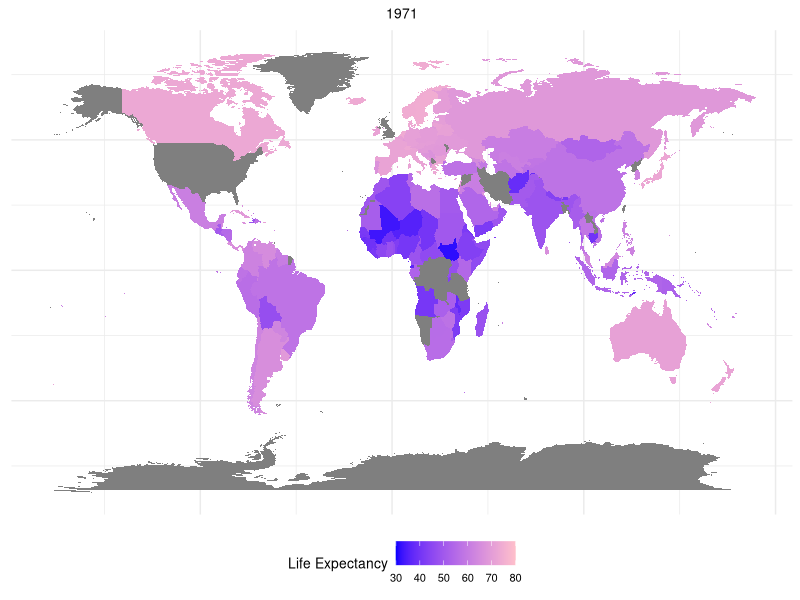
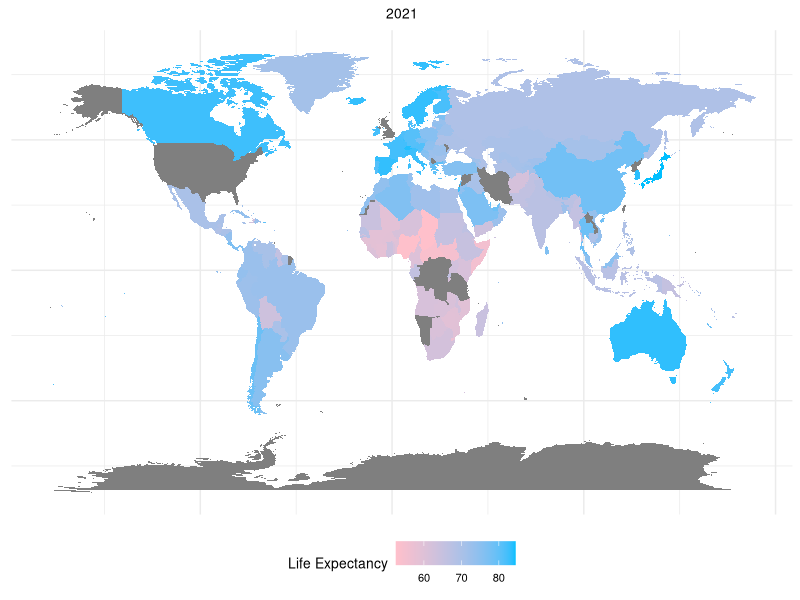
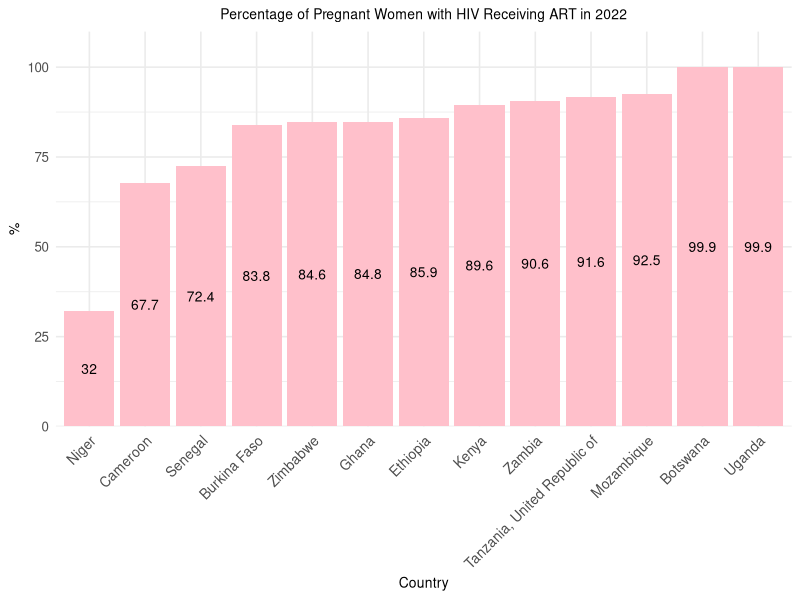
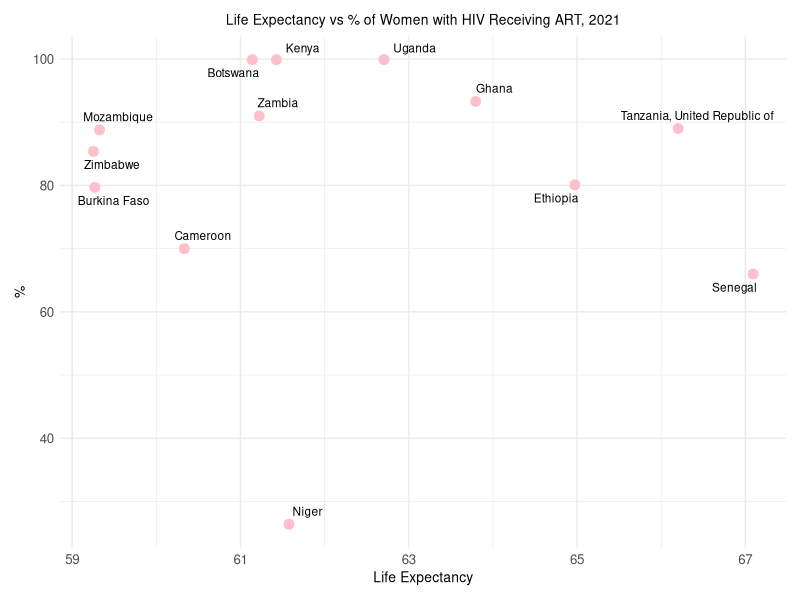
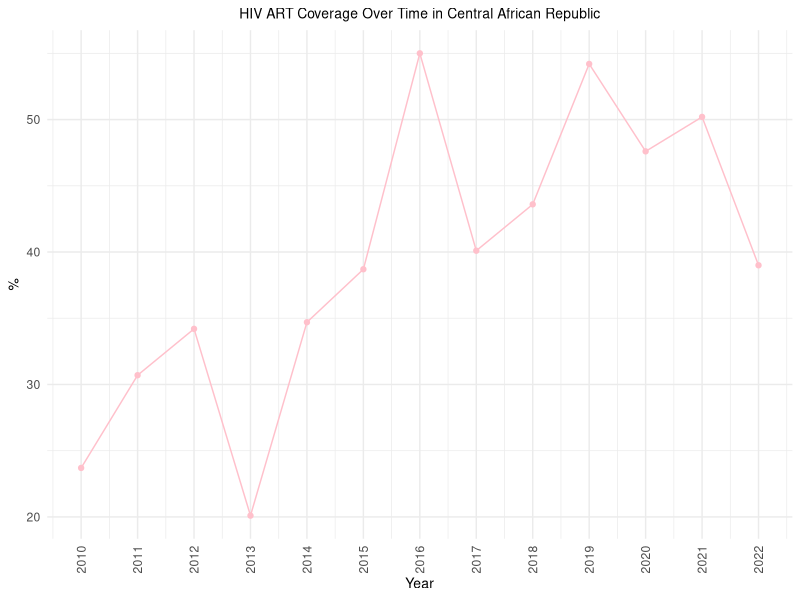
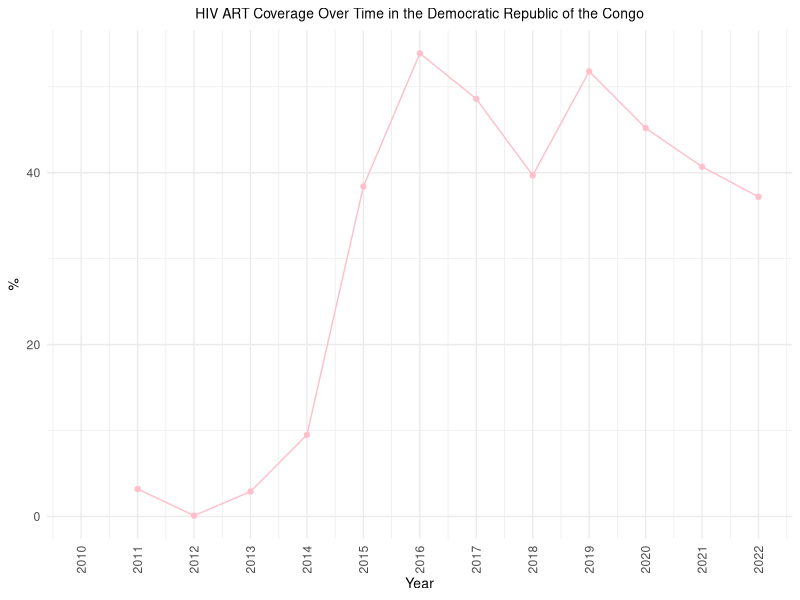

These charts were generated, in order, by the following R code:
## ---- chunk 1

#| label: setup 
#| include: false

#download libraries 
library(tidyverse)  
library(ggrepel)

#load data

unicef_indicator_1 <- read_csv("unicef_indicator_1.csv")
unicef_indicator_2 <- read_csv("unicef_indicator_2.csv")
unicef_metadata <- read_csv("unicef_metadata.csv")

#data connections
combined_data <- unicef_indicator_1 %>%
  full_join(unicef_indicator_2, by = c("country", "time_period")) %>%
  full_join(unicef_metadata, by = c("country", "time_period"))

## ---- chunk 2

#1971
data_1971 <- combined_data %>%
  filter(time_period == 1971)

world_map <- map_data("world")

map_data_1971 <- world_map %>%
  left_join(data_1971, by = c("region" = "country"))


ggplot(map_data_1971) +
  geom_polygon(aes(x = long, y = lat, group = group, fill = `Life expectancy at birth, total (years)`)) +
  labs(title = "1971") +
  theme_minimal() +
  theme(plot.title = element_text(family = "sans", size = 10, hjust = 0.5),
        legend.title = element_text(family = "sans", size = 10),
        legend.text = element_text(family = "sans", size = 8),
        legend.position = "bottom",
        legend.direction = "horizontal",
        axis.text = element_blank(),   # Hide axis text
        axis.title = element_blank(),  # Hide axis titles
        axis.ticks = element_blank()) + # Hide axis ticks
  scale_fill_gradientn(colors = c("#0000FF", "#FFC0CB"), name = "Life Expectancy", limits = c(30, 80))

#2021
data_2021 <- combined_data %>%
  filter(time_period == 2021)

world_map <- map_data("world")

map_data_2021 <- world_map %>%
  left_join(data_2021, by = c("region" = "country"))

ggplot(map_data_2021) +
  geom_polygon(aes(x = long, y = lat, group = group, fill = `Life expectancy at birth, total (years)`)) +
  scale_fill_gradientn(colours = c("pink", "deepskyblue"), name = "Life Expectancy") +
  labs(title = "2021") +
  theme_minimal() +
  theme(legend.position = "bottom",
        plot.title = element_text(hjust = 0.5, size = 10, family = "sans"),
        legend.title = element_text(family = "sans", size = 10),
        legend.text = element_text(family = "sans", size = 8),
        axis.text = element_blank(),
        axis.title = element_blank(),
        axis.ticks = element_blank())

## ---- chunk 3
# bar chart

data_2022 <- combined_data %>%
  filter(time_period == 2022, country %in% c("Botswana", "Burkina Faso", "Cameroon", "Ethiopia",
                                             "Ghana", "Kenya", "Mozambique", "Niger", "Senegal",
                                             "Tanzania, United Republic of", "Uganda", "Zambia", "Zimbabwe"))

ggplot(data_2022, aes(x = reorder(country, `Per cent of pregnant women living with HIV receiving lifelong ART`), 
                      y = `Per cent of pregnant women living with HIV receiving lifelong ART`)) +
  geom_bar(stat = "identity", fill = "#FFC0CB") +  # This is a common light pink color
  geom_text(aes(label = round(`Per cent of pregnant women living with HIV receiving lifelong ART`, 1)), 
            position = position_stack(vjust = 0.5), color = "black", size = 3.5) +  # Changed text color to black for contrast
  labs(title = "Percentage of Pregnant Women with HIV Receiving ART in 2022",
       x = "Country",
       y = "%") +
  theme_minimal(base_size = 12) +
  theme(axis.text.x = element_text(angle = 45, hjust = 1, size = 10),
        legend.position = "none",
        plot.title = element_text(size = 10, hjust = 0.5),
        axis.title = element_text(size = 10)) +
  scale_y_continuous(expand = expansion(mult = c(0, 0.1)))

## ---- chunk 4
# scatterplot 

data_2021 <- combined_data %>%
  filter(time_period == 2021, country %in% c("Botswana", "Burkina Faso", "Cameroon", "Ethiopia",
                                             "Ghana", "Kenya", "Mozambique", "Niger", "Senegal",
                                             "Tanzania, United Republic of", "Uganda", "Zambia", "Zimbabwe"))

font_size <- 12
font_family <- "sans"
label_size <- 3


ggplot(data_2021, aes(x = `Life expectancy at birth, total (years)`, y = `Per cent of pregnant women living with HIV receiving lifelong ART`)) +
  geom_point(color = 'pink', size = 3) +  # Change point color to pink and adjust size as needed
  geom_text_repel(
    aes(label = country),
    box.padding = 0.35,
    point.padding = 0.5,
    size = label_size  # Use the smaller size for labels
  ) +
  labs(
    title = "Life Expectancy vs % of Women with HIV Receiving ART, 2021",
    x = "Life Expectancy",
    y = "%"
  ) +
  theme_minimal() +
  theme(
    text = element_text(size = font_size, family = font_family),
    plot.title = element_text(hjust = 0.5, size = 10),  # Center the title
    axis.title = element_text(size = 10),
    legend.position = "none",  # Hide the legend if it's not necessary
    plot.margin = margin(10, 10, 10, 10)  # Adjust plot margins if needed
  )
## ---- chunk 5
#TIME SERIES PLOTS

#CAR

car_data <- combined_data %>%
  filter(country == "Central African Republic", time_period >= 2010, time_period <= 2022)

ggplot(car_data, aes(x = time_period, y = `Per cent of pregnant women living with HIV receiving lifelong ART`)) +
  geom_line(color = "#FFC0CB") +  # This is the hex code for a light pink color
  geom_point(color = "#FFC0CB") +
  labs(
    title = "HIV ART Coverage Over Time in Central African Republic",
    x = "Year",
    y = "%"
  ) +
  theme_minimal() +
  theme(
    axis.text.x = element_text(angle = 90, vjust = 0.5),
    plot.title = element_text(size = 10, hjust = 0.5),
    axis.title = element_text(size = 10)
  ) +
  scale_x_continuous(breaks = scales::pretty_breaks(n = 10))

#CONGO

CDR_data <- combined_data %>%
  filter(country == "Congo, the Democratic Republic of the", time_period >= 2010, time_period <= 2022)


ggplot(CDR_data, aes(x = time_period, y = `Per cent of pregnant women living with HIV receiving lifelong ART`)) +
  geom_line(color = "pink") +  # Add color argument here for the line
  geom_point(color = "pink") +  # And also here for the points if you want them in pink
  labs(
    title = "HIV ART Coverage Over Time in the Democratic Republic of the Congo",
    x = "Year",
    y = "%"
  ) +
  theme_minimal() +
  theme(
    axis.text.x = element_text(angle = 90, vjust = 0.5), # Rotate x-axis labels for better readability
    plot.title = element_text(size = 10, hjust = 0.5),
    axis.title = element_text(size = 10)
  ) +
  scale_x_continuous(breaks = scales::pretty_breaks(n = 10))
